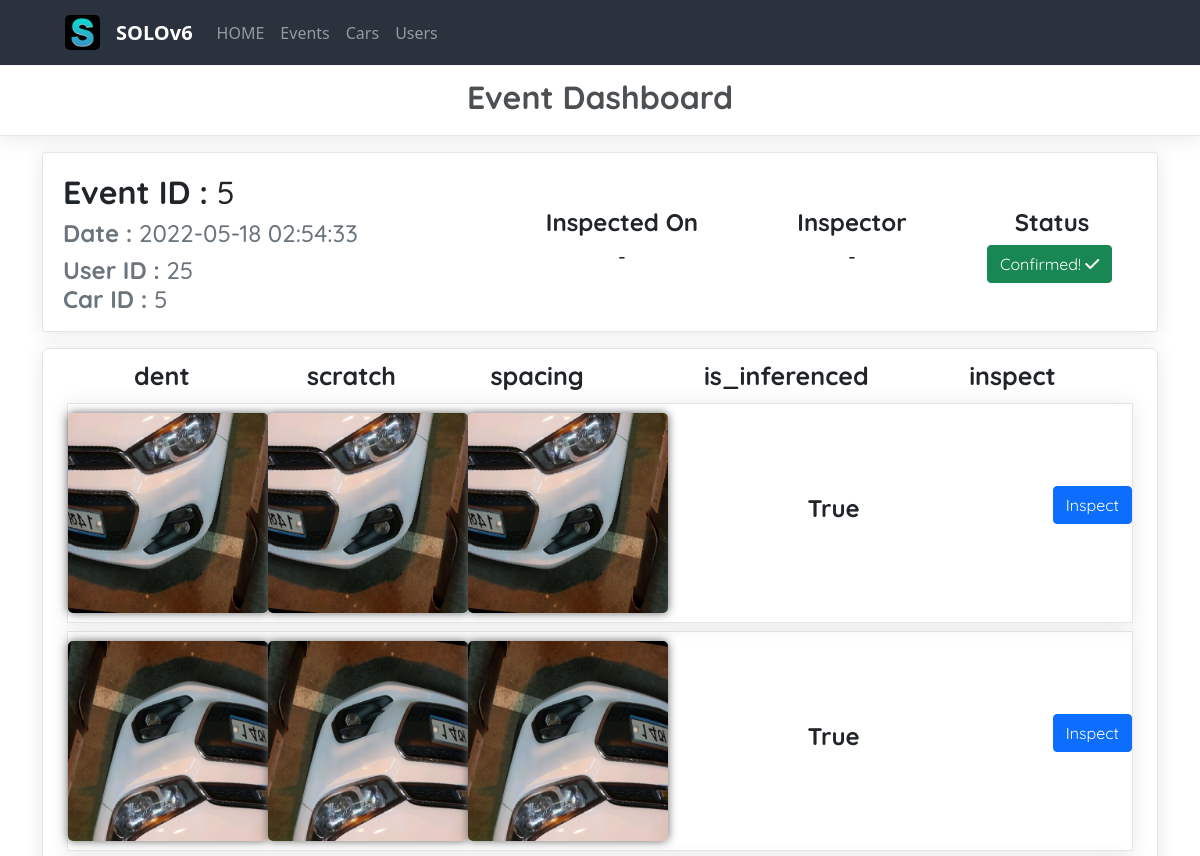
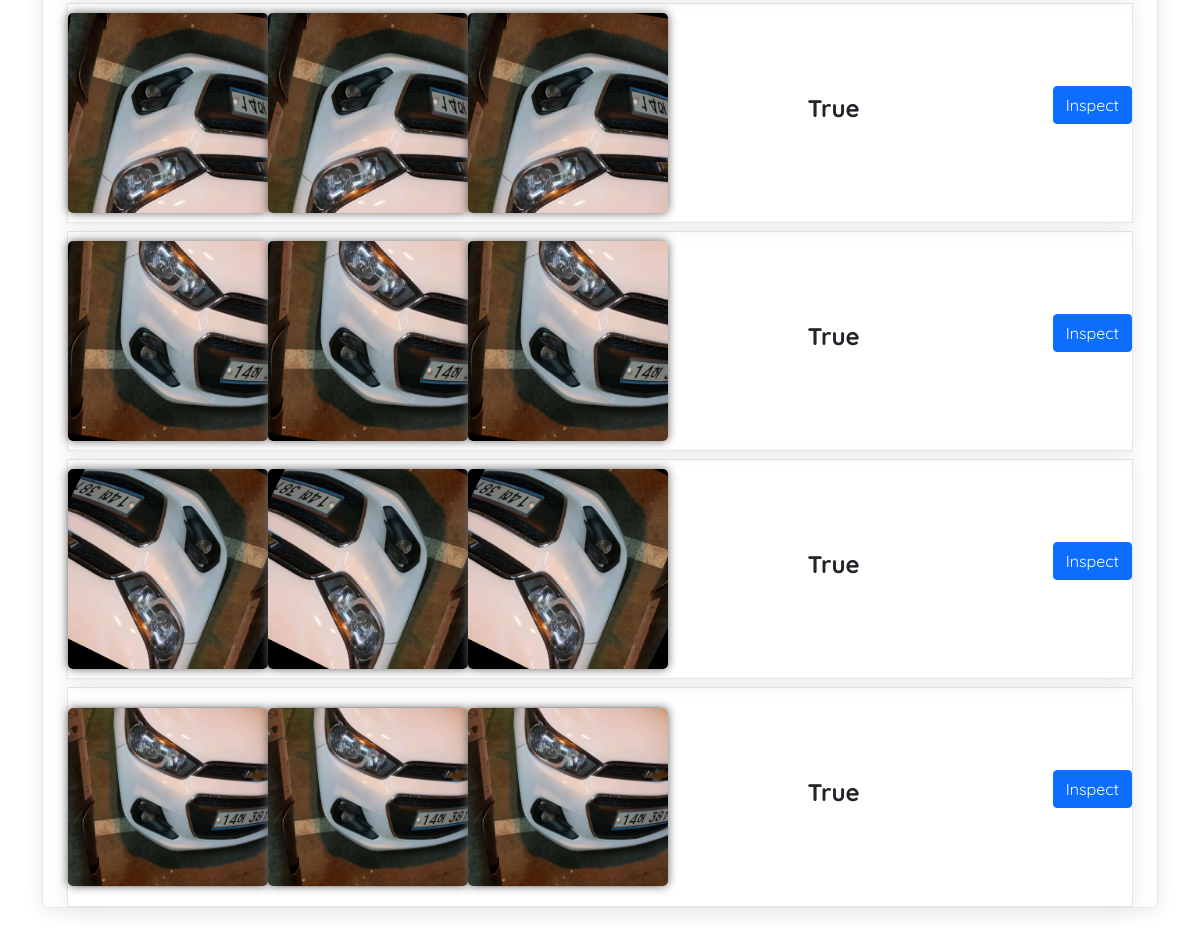
Page /detail/5 on the earlier database version (2 pictures, top to bottom).
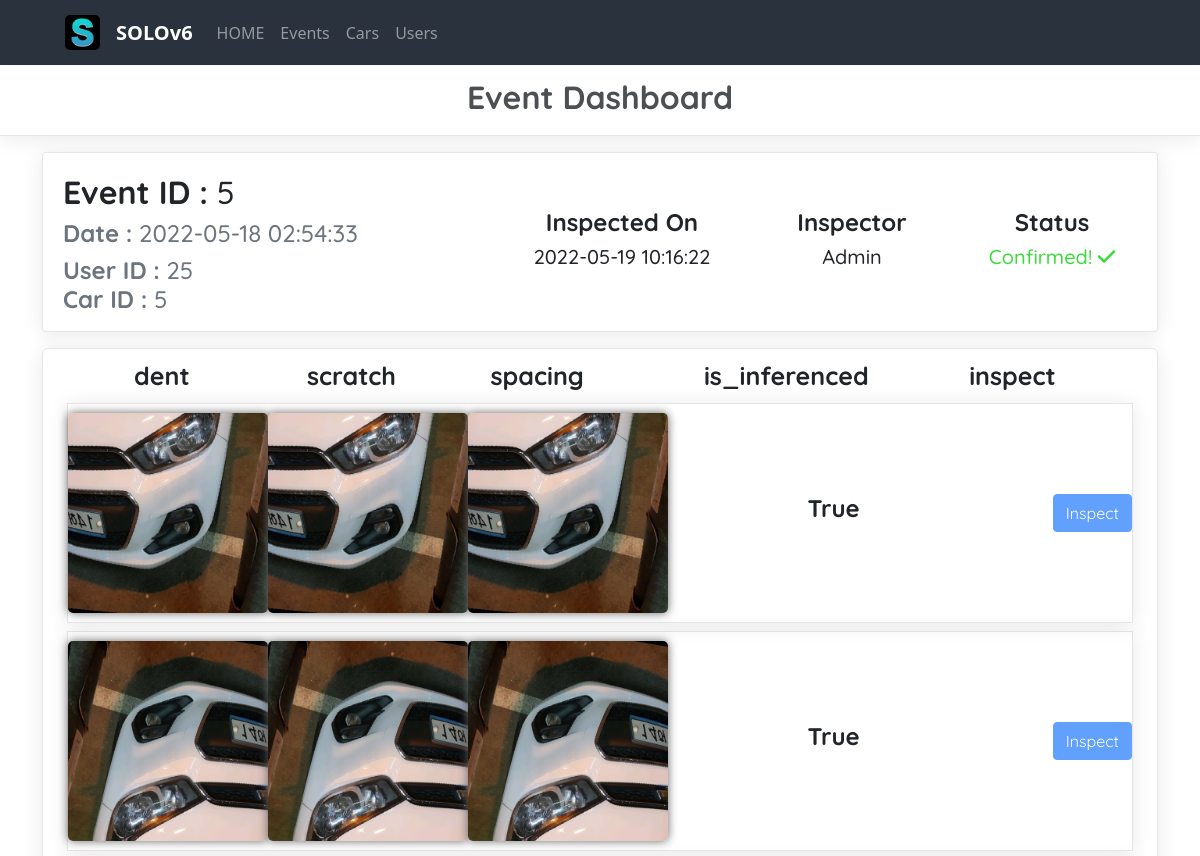
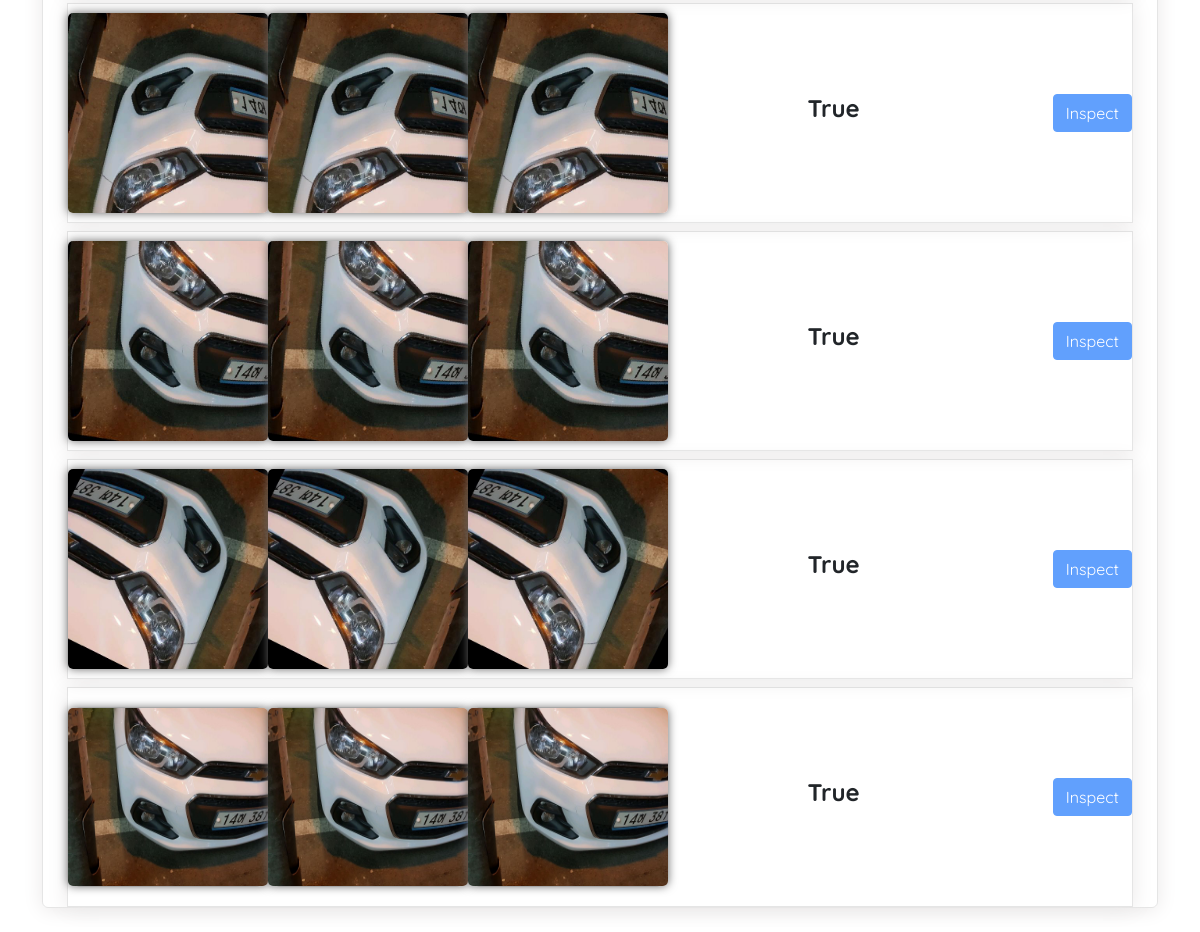
Same page on the later database version (2 pictures, top to bottom).
### project/models/event.py (models this page shows)
class Event(db.Model):
    id = db.Column(db.Integer, primary_key=True)
    user_id = db.Column(db.Integer, db.ForeignKey('user.id', ondelete='CASCADE'))
    car_id = db.Column(db.Integer, db.ForeignKey('car.id', ondelete='CASCADE'))
    path_original = db.Column(db.String(100), unique=True, nullable=False)
    created_on = db.Column(db.DateTime(), default=func.now())
    is_damaged = db.Column(db.Boolean(), nullable=True)
    user = db.relationship('User', backref=db.backref('user_set'))
    car = db.relationship('Car', backref=db.backref('car_set'))

### project/models/entry.py (models this page shows)
class Entry(db.Model):
    id = db.Column(db.Integer, primary_key=True)
    event_id = db.Column(db.Integer, db.ForeignKey('event.id', ondelete='CASCADE'), unique=True, nullable=False)
    is_inferenced = db.Column(db.Boolean(), default=True, nullable=False)
    inferenced_on = db.Column(db.DateTime(), default=func.now())
    path_inference_dent = db.Column(db.String(100),unique=True, nullable=False)
    path_inference_scratch = db.Column(db.String(100),unique=True, nullable=False)
    path_inference_spacing = db.Column(db.String(100),unique=True, nullable=False)
    is_inspected = db.Column(db.Boolean(), default=False, nullable=False)
    inspected_on = db.Column(db.DateTime(), nullable=True)
    path_inspect_dent = db.Column(db.String(100),unique=True, nullable=True)
    path_inspect_scratch = db.Column(db.String(100),unique=True, nullable=True)
    path_inspect_spacing = db.Column(db.String(100),unique=True, nullable=True)
    inspector = db.Column(db.String(10), nullable=True)
    event = db.relationship('Event', backref=db.backref('event_set'))

### project/routes/base_routes.py (the view)
@blueprint.route('/detail/<int:id>')
def detail(id):
    entry = EntryModel.query.filter(EntryModel.event_id == id).first()
    if entry is None:
        return render_template('detail.html', entry=entry)
    path_inference_list = entry.path_inference_dent.split('_')[:-1]
    return render_template('detail.html', entry=entry, path_inference_list=path_inference_list)

### project/templates/detail.html (shortened to what this page needs)
{% extends 'base.html' %}
{% block head %}
<link rel="stylesheet" href="../static/css/detail.css">
{% endblock %}
{% block content %}
<nav class="navbar navbar-expand-lg navbar-dark">
    <div class="container-fluid">
        <a class="navbar-logo" href="{{ url_for('base.index') }}">
            <img class="logo" src="../static/images/favicons.ico/favicon-96x96.png" alt="Logo" height="35" width="35">
        </a>
        <a class="navbar-brand" href="{{ url_for('base.index') }}">SOLOv6</a>
        <div class="collapse navbar-collapse" id="navbarSupportedContent">
            <ul class="navbar-nav me-auto mb-2 mb-lg-0">
                <li class="nav-item">
                    <a class="nav-link active" aria-current="page" href="{{ url_for('base.index') }}">HOME</a>
                </li>
                <li class="nav-item">
                    <a class="nav-link active" href="{{ url_for('base.index') }}">Events</a>
                </li>
                <li class="nav-item">
                    <a class="nav-link active" href="{{ url_for('cars.cars') }}">Cars</a>
                </li>
                <li class="nav-item">
                    <a class="nav-link active" href="{{ url_for('users.users') }}">Users</a>
                </li>
            </ul>
        </div>
    </div>
</nav>
{% if entry %}
<div class="main">
    <div class="header-box">
        <div class="header-row">
            <div class="header-col">
                <h3 class="header-title fs-2">Event Dashboard</h3>
            </div>
        </div>
    </div>
    <div class="container main-content">
        <div class="card detail-box mt-3">
            <div class="detail-box-body">
                <div class="detail-box-left">
                    <h2 class="detail-box-title event-id card-info"><strong>Event ID :</strong> {{ entry.event.id }}</h2>
                    <h4 class="detail-box-subtitle mb-2 text-muted event-date card-info"><strong>Date :</strong> {{ entry.event.created_on }}</h4>
                    <h4 class="detail-box-text text-muted event-user card-info">
                        <strong>User ID :</strong> {{ entry.event.user_id }}<br>
                        <strong>Car ID :</strong> {{ entry.event.car_id }}
                    </h4>
                </div>
                <div class="detail-box-right">
                    <div class="inspected-on-box">
                        <h4 class="inspected-on-box-title">Inspected On</h4>
                        {% if entry.inspected_on %}
                        <h5 class="inspected-on-box-text">{{ entry.inspected_on }}</h5>
                        {% else %}
                        <h5 class="inspected-on-box-text">-</h5>
                        {% endif %}
                    </div>
                    <div class="inspector-box">
                        <h4 class="inspector-box-title">Inspector</h4>
                        {% if entry.inspector %}
                        <h5 class="inspector-box-text">{{ entry.inspector }}</h5>
                        {% else %}
                        <h5 class="inspector-box-text">-</h5>
                        {% endif %}
                    </div>
                    <div class="inspector-box-status">
                        <h4 class="inspector-box-status-title">Status</h4>
                        {% if entry.is_inspected %}
                        <h5 class="inspector-box-status-text confirm-disabled">Confirmed! <i class="fa-solid fa-check check-icon"></i></h5>
                        {% else %}
                        <form action="{{ url_for('base.confirm', id=entry.event.id) }}" method="post">
                            <button type="submit" class="btn mb-3 btn-success confirm-btn">
                                Confirmed! <i class="fa-solid fa-check check-icon"></i>
                            </button>
                        </form>
                        {% endif %}
                    </div>
                </div>
            </div>
        </div>
        <div class="info-box mt-3 mb-4">
            <div class="info-image-box ps-4 pe-4">
                <div class="row info-image-box-row mt-2">
                    <div class="col-2 info-image-box-col ms-3">dent</div>
                    <div class="col-2 info-image-box-col ms-2">scratch</div>
                    <div class="col-2 info-image-box-col ms-1 me-5">spacing</div>
                    <div class="col-2 info-image-box-col ms-3">is_inferenced</div>
                    <div class="col-2 info-image-box-col ms-5">inspect</div>
                </div>
                {% for path_inference in path_inference_list %}
                <div class="content-box mt-2">
                    <div class="card mb-3 ms-2 me-2 mt-3 image-card">
                        <img src="../static/data/path_inference_dent/{{ path_inference }}.jpeg" class="card-img-top" alt="{{ path_inference }}.jpeg">
                    </div>
                    <div class="card mb-3 ms-2 me-2 mt-3 image-card">
                        <img src="../static/data/path_inference_scratch/{{ path_inference }}.jpeg" class="card-img-top" alt="{{ path_inference }}.jpeg">
                    </div>
                    <div class="card mb-3 ms-2 me-5 mt-3 image-card">
                        <img src="../static/data/path_inference_spacing/{{ path_inference }}.jpeg" class="card-img-top" alt="{{ path_inference }}.jpeg">
                    </div>
                    <div class="is_inferenced-box">
                        <h4>{{ entry.is_inferenced }}</h4>
                    </div>
                    {% if entry.is_inspected %}
                    <div class="inspect-box">
                        <form class="inspect-form" action="#" method="get">
                            <button type="button" class="btn btn-primary inspect-btn" disabled>
                                Inspect
                            </button>
                        </form>
                    </div>
                    {% else %}
                    <div class="inspect-box">
                        <form class="inspect-form" action="#" method="get">
                            <button type="submit" class="btn btn-primary mb-3 inspect-btn">
                                Inspect
                            </button>
                        </form>
                    </div>
                    {% endif %}
                </div>
                {% endfor %}
            </div>
        </div>
    </div>
</div>
{% endif %}
{% endblock %}

### project/templates/base.html (shortened to what this page needs)
<!DOCTYPE html>
<html lang="en">
<head>
    <link rel="stylesheet" href="{{ url_for('static', filename='css/bootstrap.min.css') }}">
    <link rel="stylesheet" href="https://cdnjs.cloudflare.com/ajax/libs/font-awesome/6.1.1/css/all.min.css">
    <link rel="stylesheet" href="{{ url_for('static', filename='css/styles.css') }}">
    {% block head %}
    {% endblock %}
</head>
<body>
    {% block content %}
    {% endblock %}
</body>
</html>

### project/static/css/styles.css (style rules this page uses)
.navbar { position: fixed; top: 0; width: 100vw; height: 65px; padding-left: 53px; padding-right: 67px; z-index: 1; background-color: #2A323D; }
.navbar-brand { font-weight: 700; color: white; }
.navbar .container-fluid { height: 65px; }
.logo { border-radius: 5px; margin-right: 16px; }
.nav-link { opacity: 0.5; }
.main { margin-top: 66px; }
.card { z-index: 0; }

### project/static/css/detail.css (style rules this page uses)
.header-box { height: 70px; border-bottom: 1px solid rgba(0, 0, 0, 0.1); box-shadow: 0px 2px 20px rgb(234, 232, 232); }
.header-row { height: 70px; display: flex; justify-content: center; align-items: center; }
.header-title { font-family: 'Quicksand', sans-serif; font-weight: 700; opacity: 0.8; }
.main-content { font-family: 'Quicksand', sans-serif; }
.card { height: 180px; }
.detail-box { border: 1px solid rgba(0, 0, 0, 0.1); box-shadow: 0px 2px 20px rgb(234, 232, 232); }
.detail-box-body { padding: 20px; display: flex; justify-content: space-between; }
.detail-box-right { display: flex; align-items: center; position: relative; }
.inspected-on-box { position: absolute; top: 35px; right: 400px; width: 230px; }
.inspector-box { position: absolute; top: 35px; right: 170px; width: 230px; }
.inspector-box-status { position: absolute; top: 35px; right: 20px; width: 130px; }
.inspected-on-box-title, .inspector-box-title, .inspector-box-status-title { font-weight: 700; }
.inspected-on-box-title, .inspected-on-box-text, .inspector-box-title, .inspector-box-text, .inspector-box-status-title, .inspector-box-status-text { text-align: center; }
.is_inferenced-box h4 { font-weight: 700; }
.confirm-disabled { color: rgba(19, 212, 19, 0.836); }
.info-image-box-col { font-size: 25px; font-weight: 700; text-align: center; }
.content-box { height: 220px; display: flex; justify-content: flex-start; align-items: center; border: 1px solid rgba(0, 0, 0, 0.1); box-shadow: 0px 2px 20px rgb(234, 232, 232); }
.image-card { display: flex; justify-content: center; align-items: center; }
.card-img-top { border-radius: 5px; box-shadow: 0px 0px 10px rgb(101, 100, 100); }
.is_inferenced-box { height: 100%; margin-left: 100px; display: flex; justify-content: center; align-items: center; }
.inspect-box { height: 100%; margin-left: 193px; display: flex; justify-content: center; align-items: center; }
.info-box { border: 1px solid rgba(0, 0, 0, 0.1); border-radius: 6px; box-shadow: 0px 2px 20px rgb(234, 232, 232); }
.card-img-top { width: 200px; height: 200px; }

Differences in the rows shown:
changed Entry "True": inspected_on (not shown) → "2022-05-19 10:16:22"; inspector (not shown) → "Admin"; is_inspected False → True (drawn)
Other differences:
list line gone: "Inspect"
new list line: "Inspect"
